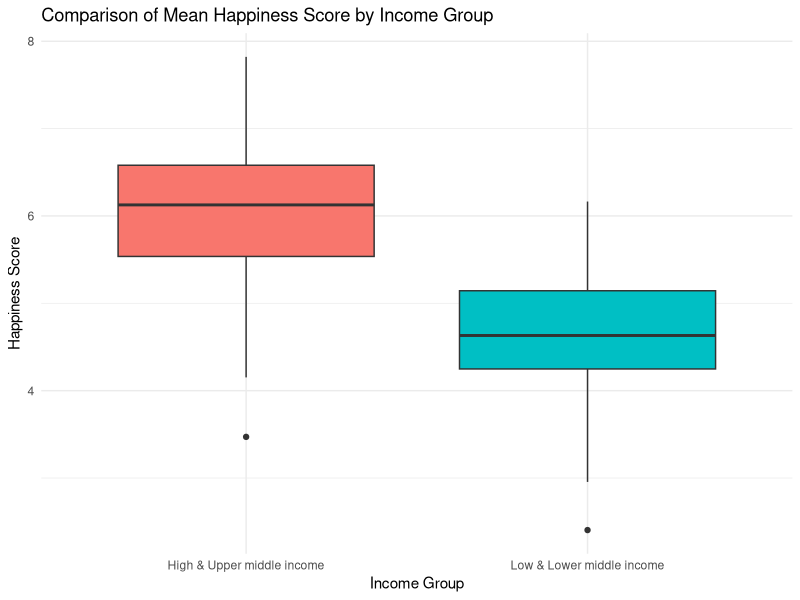
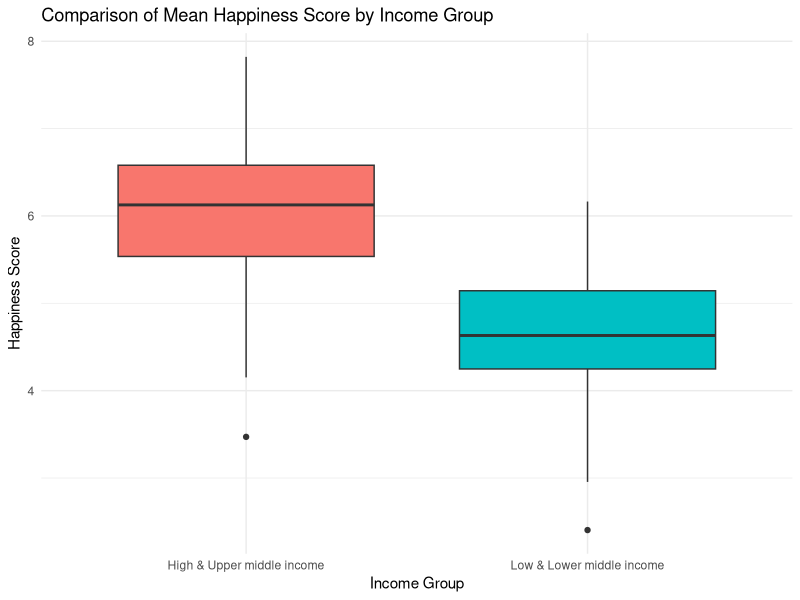

R code for these plots, in order:
# Commit 1: add comment for Git
# Commit 2: another tiny comment
# Commit 3: comment number three
# Load necessary library
library(ggplot2)

# Load your dataset
happy <- read.csv("happiness_report_2022.csv", stringsAsFactors = TRUE)

# Combine income groups into two main categories
happy$income_group <- ifelse(
  happy$income %in% c("Low income", "Lower middle income"),
  "Low & Lower middle income",
  "High & Upper middle income"
)

# Convert to factor
happy$income_group <- as.factor(happy$income_group)

# Create the box plot
ggplot(happy, aes(x = income_group, y = score, fill = income_group)) +
  geom_boxplot() +
  labs(
    title = "Comparison of Mean Happiness Score by Income Group",
    x = "Income Group",
    y = "Happiness Score"
  ) +
  theme_minimal() +
  theme(legend.position = "none")

# Save the plot as PNG
ggsave("happiness_boxplot.png", width = 8, height = 6)